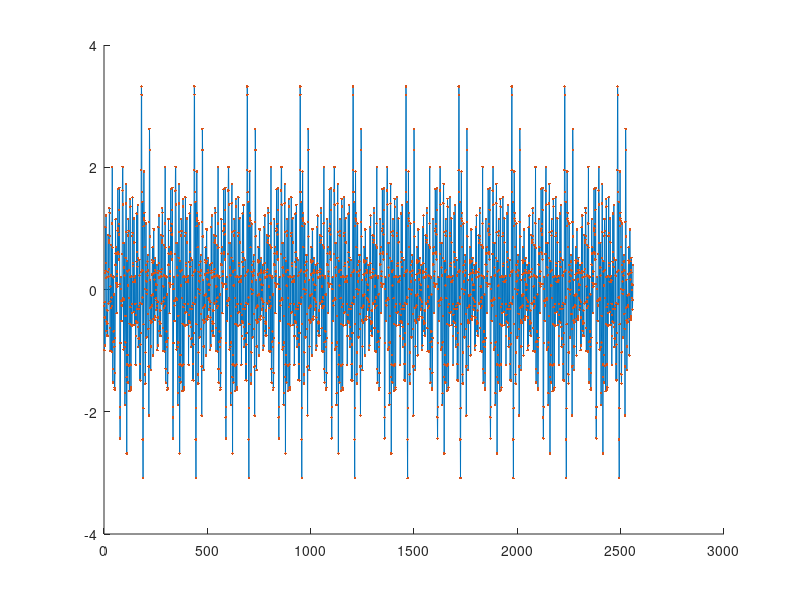

Write MATLAB code to recreate this figure. (Note: this script raises an error after producing the figure.)
clc
close all
clear all




%%
a = 1;
R = @(x) (1-3*x.^2)./((1 + x.^2).^3);
S = @(w) 1/4*w.^2.*exp(-abs(w));

wu = 4*pi;
N = 128;
dw = wu/N;
wgrid = (0:dw:wu-dw)';

% M = 2^13;
% assert(M > 2*N, 'M has to be larger than 2N')
% dt = 0.001;
% tgrid = 0:dt:(M-1)*dt;
% T = M*dt;


T0 = 2*pi/dw;
% T = T0;
M = 2560;
dt = 0.25;
T = M*dt;
tgrid = 0:dt:T-dt;
% M = M+1;
% dt = tgrid(2) - tgrid(1);

pi/wu
dt

%%
phi_seq = rand(N, 1)*2*pi;

A_seq = zeros(N, 1);
for n = 2:N
    A_seq(n) = sqrt(2*S((n-1)*dw)*dw);
end
% A_seq(2) = sqrt((2*S(dw)+ 4/3*S(0))*dw);
% A_seq(3) = sqrt((2*S(2*dw)- 1/3*S(0))*dw);

B_seq = sqrt(2)*A_seq.*exp(1i*phi_seq);
% B_seq(N+1:end) = 0;


f_FFT = zeros(M, 1);
f_STD = zeros(M, 1);
for p = 1:M
    E = exp(1i*wgrid*(p-1)*dt);
    I = sum(B_seq.*E);
    f_FFT(p) = real(I);
    
    cos_seq = cos(wgrid*(p-1)*dt + phi_seq);
    f_STD(p) = sqrt(2)*sum(A_seq.*cos_seq);
end

figure;hold on;
plot(f_FFT);
plot(f_STD, '.', 'LineWidth', 20);

%%
RR = zeros(M, 1);
for t = 1:M 
    RR(t) = sum(f_STD(1:end-t+1).*f_STD(t:end))*dt/T;
end



%%
[acf,lags] = autocorr(f_FFT, M-1);

figure;hold on;
plot(tgrid, acf)
plot(tgrid, R(tgrid))
plot(tgrid, RR, '.', 'LineWidth' ,20)
xlim([0, 5])


